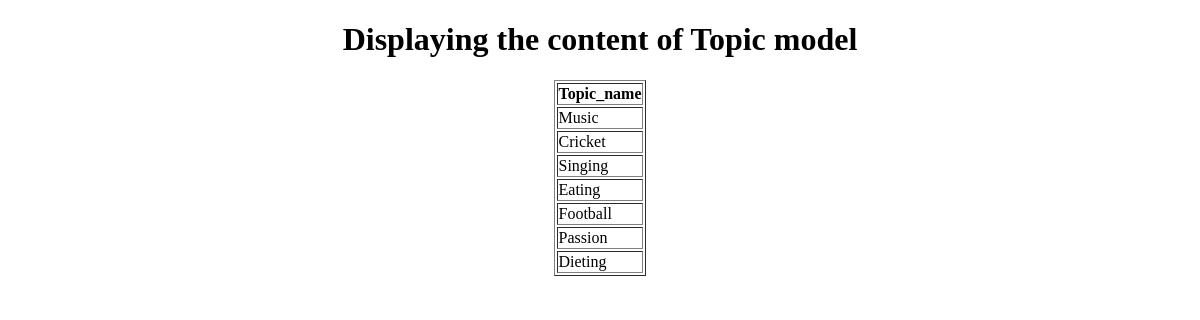
Page /display_topic/ on the earlier database version.
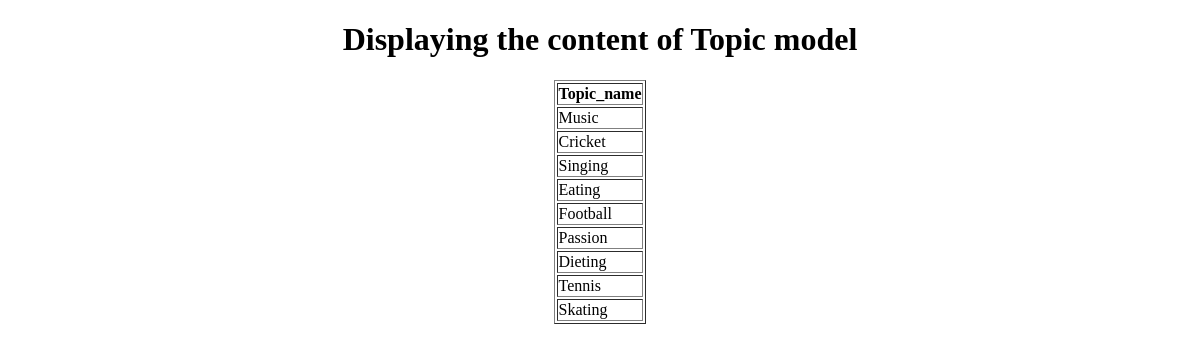
Same page on the later database version.
### app/models.py (models this page shows, shortened)
class Topic(models.Model):
    topic_name=models.CharField(max_length=100,primary_key=True)

### app/views.py (the view)
# urls.py: path('display_topic/',views.display_topics,name='display_topics'),
def display_topics(request):
    topics=Topic.objects.all()
    return render(request,'display_topic.html',context={'topics':topics})

### templates/display_topic.html (shortened to what this page needs)
<!DOCTYPE html>
<html lang="en">
<head>
</head>
<body>
    <center>
        {% if topics %}
        <h1>Displaying the content of Topic model</h1>
        <table border='1px'>
            <tr>
                <th>Topic_name</th>
            </tr>
            {% for t in topics %}
            <tr>
                <td>{{t.topic_name}}</td>
            </tr>
            {% endfor %}
        </table>
        {% else %}
            <h1> NO topics To Display</h1>
        {% endif %}
    </center>
</body>
</html>

Differences in the rows shown:
added Topic: topic_name "Tennis"
added Topic: topic_name "Skating"
